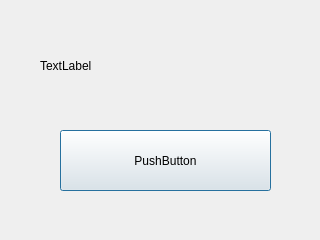
<?xml version="1.0" encoding="UTF-8"?>
<ui version="4.0">
 <class>Dialog</class>
 <widget class="QDialog" name="Dialog">
  <property name="geometry">
   <rect>
    <x>0</x>
    <y>0</y>
    <width>320</width>
    <height>240</height>
   </rect>
  </property>
  <property name="windowTitle">
   <string>Dialog</string>
  </property>
  <widget class="QLabel" name="label">
   <property name="geometry">
    <rect>
     <x>40</x>
     <y>50</y>
     <width>71</width>
     <height>31</height>
    </rect>
   </property>
   <property name="text">
    <string>TextLabel</string>
   </property>
  </widget>
  <widget class="QPushButton" name="pushButton">
   <property name="geometry">
    <rect>
     <x>60</x>
     <y>130</y>
     <width>211</width>
     <height>61</height>
    </rect>
   </property>
   <property name="text">
    <string>PushButton</string>
   </property>
  </widget>
 </widget>
 <resources/>
 <connections/>
</ui>
